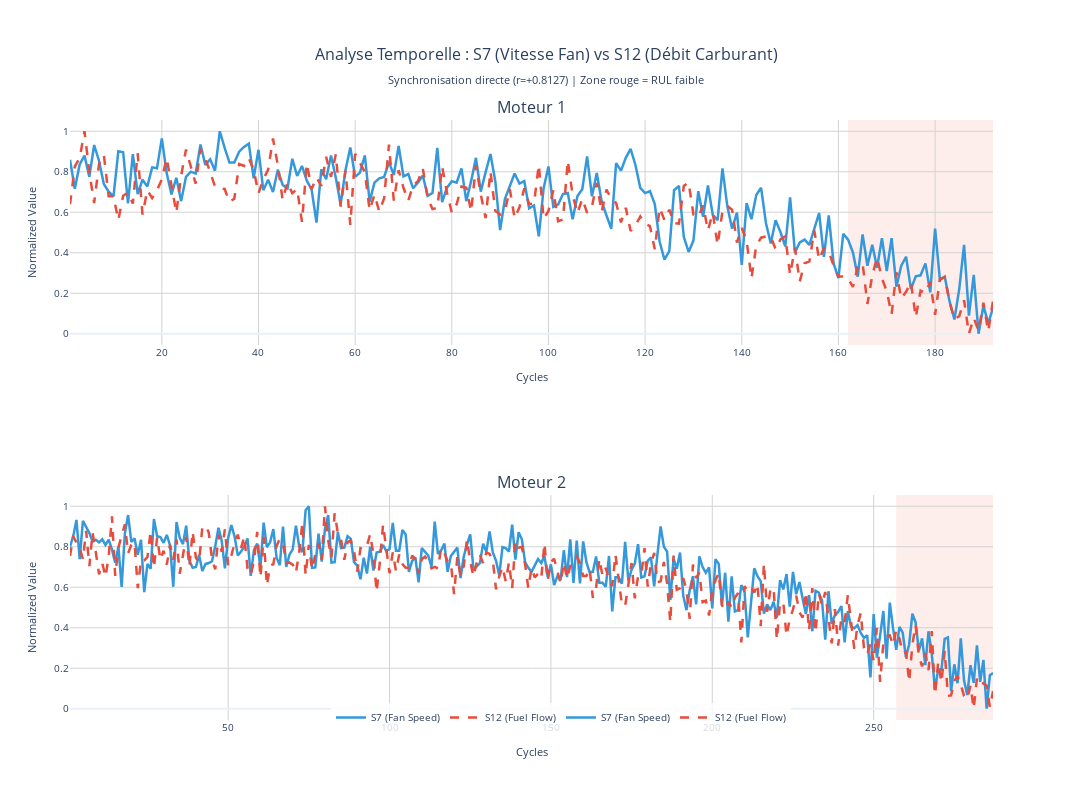

Source (notebook cell):
### Markdown cell above
- **Corrélation** : **+0.8127** (fortement positive/synchrone)
- **Signification physique** : Synchronisation moteur — S7 et S12 augmentent/diminuent ENSEMBLE → couplage thermodynamique direct
- **Utilité RUL** : Détection de défaillances (perte de synchronisation = premier symptôme de dégradation)

### Code cell
# 3.3 Analyse temporelle : S7 (Fan Speed) vs S12 (Fuel Flow) - Paire clé de dégradation
# Sélectionner les 2 premiers moteurs pour visualisation claire
sample_units_s7_s12 = data_train['unit_id'].unique()[:2]

fig_s7_s12 = make_subplots(
    rows=2, cols=1,
    subplot_titles=[f'Moteur {uid}' for uid in sample_units_s7_s12],
    specs=[[{'secondary_y': True}],
           [{'secondary_y': True}]]
)

row_col_pairs = [(1,1), (2,1)]

for idx, (unit_id, (row, col)) in enumerate(zip(sample_units_s7_s12, row_col_pairs)):
    df_motor = data_train[data_train['unit_id'] == unit_id].sort_values('cycles')
    
    # Normaliser pour voir la corrélation (plot sur même échelle)
    s7_norm = (df_motor['S7'] - df_motor['S7'].min()) / (df_motor['S7'].max() - df_motor['S7'].min())
    s12_norm = (df_motor['S12'] - df_motor['S12'].min()) / (df_motor['S12'].max() - df_motor['S12'].min())
    
    # S7 (Fan Speed) - axe principal
    fig_s7_s12.add_trace(
        go.Scatter(
            x=df_motor['cycles'],
            y=s7_norm,
            mode='lines',
            name=f'S7 (Fan Speed)',
            line=dict(color=COLOR_PALETTE['primary'], width=2.5),
            hovertemplate='<b>S7 - Fan Speed</b><br>Cycles: %{x}<br>Normalized: %{y:.3f}<extra></extra>'
        ),
        row=row, col=col, secondary_y=False
    )
    
    # S12 (Fuel Flow) - axe secondaire (direct, car corrélation positive +0.8127)
    fig_s7_s12.add_trace(
        go.Scatter(
            x=df_motor['cycles'],
            y=s12_norm,  # Affichage direct (corrélation positive, synchronisation)
            mode='lines',
            name=f'S12 (Fuel Flow)',
            line=dict(color=COLOR_PALETTE['danger'], width=2.5, dash='dash'),
            hovertemplate='<b>S12 - Fuel Flow</b><br>Cycles: %{x}<br>Normalized: %{y:.3f}<extra></extra>'
        ),
        row=row, col=col, secondary_y=False
    )
    
    # RUL en arrière-plan (zone grisée)
    rul_max = df_motor['rul'].max()
    fig_s7_s12.add_vrect(
        x0=df_motor[df_motor['rul'] <= RUL_THRESHOLD_WARNING]['cycles'].min() if len(df_motor[df_motor['rul'] <= RUL_THRESHOLD_WARNING]) > 0 else df_motor['cycles'].max(),
        x1=df_motor['cycles'].max(),
        fillcolor=COLOR_PALETTE['danger'],
        opacity=0.1,
        line_width=0,
        layer="below",
        row=row, col=col
    )

# Mise en page
fig_s7_s12.update_xaxes(title_text='Cycles', title_font_size=11, tickfont_size=10, showgrid=True, gridcolor='lightgray')
fig_s7_s12.update_yaxes(title_text='Normalized Value', title_font_size=11, tickfont_size=10, showgrid=True, gridcolor='lightgray')

fig_s7_s12.update_layout(
    title_text='Analyse Temporelle : S7 (Vitesse Fan) vs S12 (Débit Carburant)<br><sub>Synchronisation directe (r=+0.8127) | Zone rouge = RUL faible</sub>',
    title_font_size=16,
    title_x=0.5,
    height=800,
    width=1200,
    template='plotly_white',
    showlegend=True,
    legend=dict(
        orientation="h",
        yanchor="bottom",
        y=-0.02,
        xanchor="center",
        x=0.5,
        font_size=10,
        bgcolor='rgba(255,255,255,0.8)'
    ),
    margin=dict(l=70, r=40, t=120, b=80)
)

fig_s7_s12.show()

### Figure 1 — Plotly figure (JSON) as saved in the notebook; plotly's stock layout.template omitted (floating-point values rounded to 4 significant figures; data arrays with more than 128 entries replaced by an {"elided": "..."} marker saying what was removed)
{"data": [{"hovertemplate": "<b>S7 - Fan Speed</b><br>Cycles: %{x}<br>Normalized: %{y:.3f}<extra></extra>", "line": {"color": "#3498db", "width": 2.5}, "mode": "lines", "name": "S7 (Fan Speed)", "type": "scatter", "x": {"elided": "192 int values"}, "xaxis": "x", "y": {"elided": "192 float values"}, "yaxis": "y"}, {"hovertemplate": "<b>S12 - Fuel Flow</b><br>Cycles: %{x}<br>Normalized: %{y:.3f}<extra></extra>", "line": {"color": "#e74c3c", "dash": "dash", "width": 2.5}, "mode": "lines", "name": "S12 (Fuel Flow)", "type": "scatter", "x": {"elided": "192 int values"}, "xaxis": "x", "y": {"elided": "192 float values"}, "yaxis": "y"}, {"hovertemplate": "<b>S7 - Fan Speed</b><br>Cycles: %{x}<br>Normalized: %{y:.3f}<extra></extra>", "line": {"color": "#3498db", "width": 2.5}, "mode": "lines", "name": "S7 (Fan Speed)", "type": "scatter", "x": {"elided": "287 int values"}, "xaxis": "x2", "y": {"elided": "287 float values"}, "yaxis": "y3"}, {"hovertemplate": "<b>S12 - Fuel Flow</b><br>Cycles: %{x}<br>Normalized: %{y:.3f}<extra></extra>", "line": {"color": "#e74c3c", "dash": "dash", "width": 2.5}, "mode": "lines", "name": "S12 (Fuel Flow)", "type": "scatter", "x": {"elided": "287 int values"}, "xaxis": "x2", "y": {"elided": "287 float values"}, "yaxis": "y3"}], "layout": {"annotations": [{"font": {"size": 16}, "showarrow": false, "text": "Moteur 1", "x": 0.47, "xanchor": "center", "xref": "paper", "y": 1, "yanchor": "bottom", "yref": "paper"}, {"font": {"size": 16}, "showarrow": false, "text": "Moteur 2", "x": 0.47, "xanchor": "center", "xref": "paper", "y": 0.375, "yanchor": "bottom", "yref": "paper"}], "height": 800, "legend": {"bgcolor": "rgba(255,255,255,0.8)", "font": {"size": 10}, "orientation": "h", "x": 0.5, "xanchor": "center", "y": -0.02, "yanchor": "bottom"}, "margin": {"b": 80, "l": 70, "r": 40, "t": 120}, "shapes": [{"fillcolor": "#e74c3c", "layer": "below", "line": {"width": 0}, "opacity": 0.1, "type": "rect", "x0": 162, "x1": 192, "xref": "x", "y0": 0, "y1": 1, "yref": "y domain"}, {"fillcolor": "#e74c3c", "layer": "below", "line": {"width": 0}, "opacity": 0.1, "type": "rect", "x0": 257, "x1": 287, "xref": "x2", "y0": 0, "y1": 1, "yref": "y3 domain"}], "showlegend": true, "title": {"font": {"size": 16}, "text": "Analyse Temporelle : S7 (Vitesse Fan) vs S12 (Débit Carburant)<br><sub>Synchronisation directe (r=+0.8127) | Zone rouge = RUL faible</sub>", "x": 0.5}, "width": 1200, "xaxis": {"anchor": "y", "domain": [0, 0.94], "gridcolor": "lightgray", "showgrid": true, "tickfont": {"size": 10}, "title": {"font": {"size": 11}, "text": "Cycles"}}, "xaxis2": {"anchor": "y3", "domain": [0, 0.94], "gridcolor": "lightgray", "showgrid": true, "tickfont": {"size": 10}, "title": {"font": {"size": 11}, "text": "Cycles"}}, "yaxis": {"anchor": "x", "domain": [0.625, 1], "gridcolor": "lightgray", "showgrid": true, "tickfont": {"size": 10}, "title": {"font": {"size": 11}, "text": "Normalized Value"}}, "yaxis2": {"anchor": "x", "gridcolor": "lightgray", "overlaying": "y", "showgrid": true, "side": "right", "tickfont": {"size": 10}, "title": {"font": {"size": 11}, "text": "Normalized Value"}}, "yaxis3": {"anchor": "x2", "domain": [0, 0.375], "gridcolor": "lightgray", "showgrid": true, "tickfont": {"size": 10}, "title": {"font": {"size": 11}, "text": "Normalized Value"}}, "yaxis4": {"anchor": "x2", "gridcolor": "lightgray", "overlaying": "y3", "showgrid": true, "side": "right", "tickfont": {"size": 10}, "title": {"font": {"size": 11}, "text": "Normalized Value"}}}}
